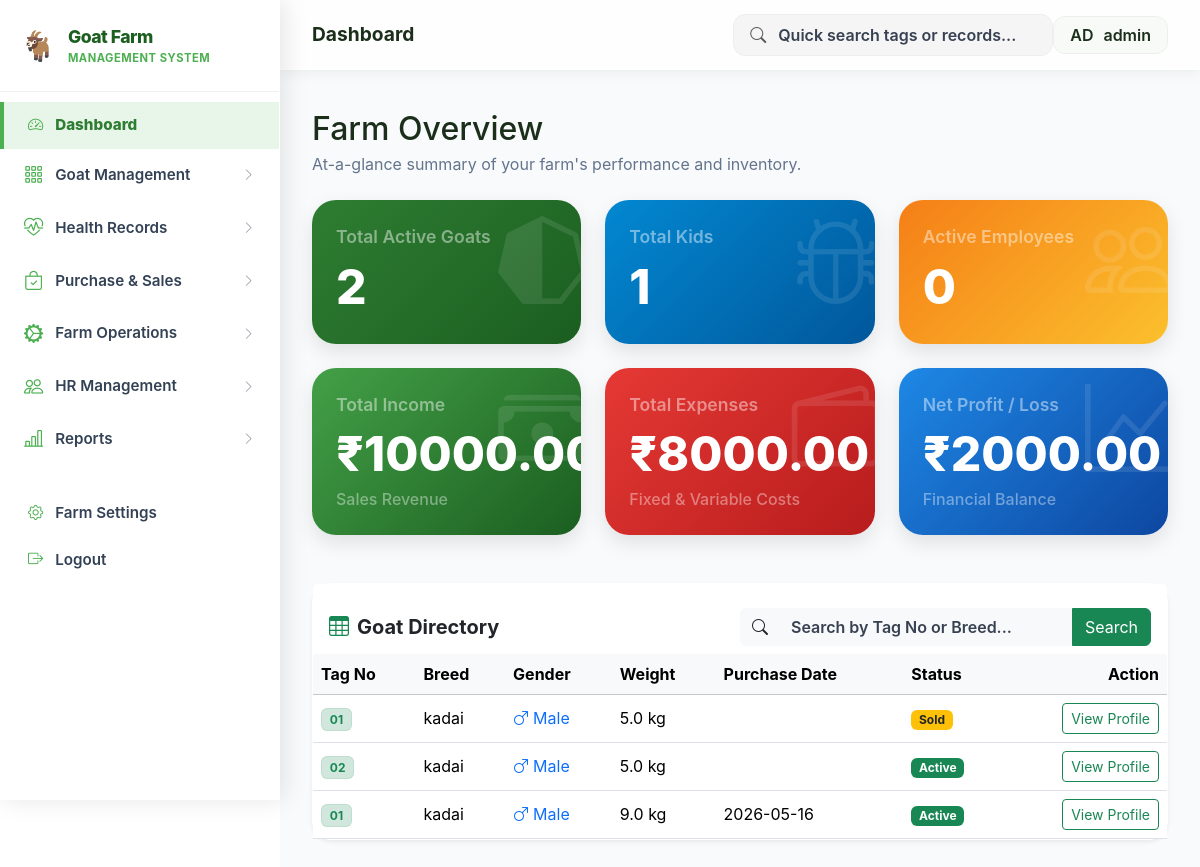
The app's page /dashboard (signed in) with its own data.
### tables this page shows
CREATE TABLE master_records (
                id INTEGER PRIMARY KEY AUTOINCREMENT,
                si_no TEXT, tag_no TEXT NOT NULL, breed TEXT, breed_percent TEXT,
                status TEXT, sold TEXT, expired TEXT, gender TEXT, purchase_date DATE,
                color TEXT, weight_kg REAL, purchase_amount REAL, insurance_date DATE,
                vaccination TEXT, vaccination_period TEXT, medicine TEXT, medicine_period TEXT,
                feed TEXT, feed_amount TEXT, mating_date DATE, mating_goat_no TEXT,
                goat_week_period TEXT, delivery_date DATE, new_goat_gender TEXT,
                new_goat_color TEXT, birth_weight REAL, selling_date DATE, selling_weight REAL,
                selling_price REAL, mortality_date DATE, mortality_weight REAL,
                mortality_reason TEXT, insurance_claim_amount REAL, insurance_inform_date DATE,
                insurance_claim_date DATE
            , kit_status TEXT DEFAULT 'No');

### Project_goatfarm.py (the view)
@app.route('/')
@app.route('/dashboard')
def dashboard():
    db = get_db()
    start_date = request.args.get('start_date', '')
    end_date = request.args.get('end_date', '')
    search_q = request.args.get('search', '')
    total_goats = db.execute("SELECT COUNT(*) FROM master_records WHERE status = 'Active'").fetchone()[0] or 0
    total_kids = db.execute("SELECT COUNT(*) FROM kid_records").fetchone()[0] or 0
    total_employees = db.execute("SELECT COUNT(*) FROM employees WHERE status = 'Active'").fetchone()[0] or 0
    income = db.execute("SELECT SUM(sold_price) FROM sales_records").fetchone()[0] or 0.0
    exp_goat = db.execute("SELECT SUM(price) FROM purchases").fetchone()[0] or 0.0
    exp_feed = db.execute("SELECT SUM(total_cost) FROM feed_inventory").fetchone()[0] or 0.0
    exp_med = db.execute("SELECT SUM(cost) FROM medicine_purchases").fetchone()[0] or 0.0
    exp_vac = db.execute("SELECT SUM(cost) FROM vaccine_purchases").fetchone()[0] or 0.0
    exp_salary = db.execute("SELECT SUM(net_salary) FROM salary_payments").fetchone()[0] or 0.0
    exp_maint = db.execute("SELECT SUM(service_cost) FROM equipment_services").fetchone()[0] or 0.0
    exp_gen = db.execute("SELECT SUM(amount) FROM expenses WHERE status='Approved'").fetchone()[0] or 0.0
    expense = exp_goat + exp_feed + exp_med + exp_vac + exp_salary + exp_maint + exp_gen
    profit = income - expense
    searched_goat = None
    if search_q:
        searched_goat = db.execute("SELECT * FROM master_records WHERE tag_no = ?", (search_q.strip(),)).fetchone()
        goats = db.execute("SELECT * FROM master_records WHERE tag_no LIKE ? OR breed LIKE ? ORDER BY id ASC",
                          (f"%{search_q}%", f"%{search_q}%")).fetchall()
    else:
        goats = db.execute("SELECT * FROM master_records ORDER BY id ASC LIMIT 10").fetchall()
    return render_template('dashboard.html',
        income=income, expense=expense, profit=profit,
        total_goats=total_goats, total_kids=total_kids, total_employees=total_employees,
        goats=goats, search_q=search_q, searched_goat=searched_goat)

### Project_goatfarm.py (called while the page is built)
def get_db():
    conn = sqlite3.connect(DB_FILE)
    conn.row_factory = sqlite3.Row
    return conn

@app.before_request
def require_login():
    allowed_routes = ['login', 'static', 'register', 'verify_otp', 'goats', 'goat_detail']
    if request.endpoint not in allowed_routes and 'user_id' not in session:
        return redirect(url_for('login'))

### templates/dashboard.html (shortened to what this page needs)
{% extends 'layout.html' %}
{% block page_title %}Dashboard{% endblock %}
{% block content %}
<div>
    <div class="page-header mb-4 pt-2">
        <h2 class="fw-800 text-dark mb-1">Farm Overview</h2>
        <p class="text-muted mb-0">At-a-glance summary of your farm's performance and inventory.</p>
    </div>
<div class="row g-4 mb-4">
    <div class="col-md-4">
        <div class="stat-card" style="background: linear-gradient(135deg, #2e7d32, #1b5e20);">
            <i class="bi bi-heptagon-half stat-icon text-white-50"></i>
            <div class="stat-label text-white-50">Total Active Goats</div>
            <div class="stat-value text-white">{{ total_goats }}</div>
        </div>
    </div>
    <div class="col-md-4">
        <div class="stat-card" style="background: linear-gradient(135deg, #0288d1, #01579b);">
            <i class="bi bi-bug stat-icon text-white-50"></i>
            <div class="stat-label text-white-50">Total Kids</div>
            <div class="stat-value text-white">{{ total_kids }}</div>
        </div>
    </div>
    <div class="col-md-4">
        <div class="stat-card" style="background: linear-gradient(135deg, #f57f17, #fbc02d);">
            <i class="bi bi-people stat-icon text-white-50"></i>
            <div class="stat-label text-white-50">Active Employees</div>
            <div class="stat-value text-white">{{ total_employees }}</div>
        </div>
    </div>
</div>
<div class="row g-4 mb-5">
    <div class="col-md-4">
        <div class="stat-card" style="background: linear-gradient(135deg, #43a047, #1b5e20);">
            <i class="bi bi-cash-stack stat-icon text-white-50"></i>
            <div class="stat-label text-white-50">Total Income</div>
            <div class="stat-value text-white">₹{{ "%.2f"|format(income) }}</div>
            <div class="stat-sub text-white-50">Sales Revenue</div>
        </div>
    </div>
    <div class="col-md-4">
        <div class="stat-card" style="background: linear-gradient(135deg, #e53935, #b71c1c);">
            <i class="bi bi-wallet2 stat-icon text-white-50"></i>
            <div class="stat-label text-white-50">Total Expenses</div>
            <div class="stat-value text-white">₹{{ "%.2f"|format(expense) }}</div>
            <div class="stat-sub text-white-50">Fixed & Variable Costs</div>
        </div>
    </div>
    <div class="col-md-4">
        <div class="stat-card" style="background: linear-gradient(135deg, {% if profit >= 0 %}#1e88e5, #0d47a1{% else %}#fb8c00, #e65100{% endif %});">
            <i class="bi bi-graph-{% if profit >= 0 %}up{% else %}down{% endif %} stat-icon text-white-50"></i>
            <div class="stat-label text-white-50">Net Profit / Loss</div>
            <div class="stat-value text-white">₹{{ "%.2f"|format(profit) }}</div>
            <div class="stat-sub text-white-50">Financial Balance</div>
        </div>
    </div>
</div>
<div class="row mb-4">
    <div class="col-12">
        <div class="card border-0 shadow-sm">
            <div class="card-header bg-white border-0 pt-4 pb-2 d-flex justify-content-between align-items-center">
                <h5 class="fw-bold mb-0 text-dark"><i class="bi bi-table me-2 text-success"></i>Goat Directory</h5>
                <form action="{{ url_for('dashboard') }}" method="GET" class="d-flex w-50">
                    <div class="input-group">
                        <span class="input-group-text bg-light border-0"><i class="bi bi-search"></i></span>
                        <input type="text" name="search" class="form-control border-0 bg-light" placeholder="Search by Tag No or Breed..." value="{{ search_q }}">
                        <button class="btn btn-success" type="submit">Search</button>
                    </div>
                </form>
            </div>
            <div class="card-body p-0">
                <div class="table-responsive">
                    <table class="table table-hover align-middle mb-0">
                        <thead class="table-light">
                            <tr>
                                <th>Tag No</th>
                                <th>Breed</th>
                                <th>Gender</th>
                                <th>Weight</th>
                                <th>Purchase Date</th>
                                <th>Status</th>
                                <th class="text-end">Action</th>
                            </tr>
                        </thead>
                        <tbody>
                            {% for g in goats %}
                            <tr>
                                <td><span class="badge bg-success-subtle text-success border border-success border-opacity-10">{{ g.tag_no }}</span></td>
                                <td>{{ g.breed or 'N/A' }}</td>
                                <td>
                                    {% if g.gender|lower in ['male', 'm'] %}
                                        <span class="text-primary"><i class="bi bi-gender-male me-1"></i>Male</span>
                                    {% else %}
                                        <span class="text-danger"><i class="bi bi-gender-female me-1"></i>Female</span>
                                    {% endif %}
                                </td>
                                <td>{{ g.weight_kg }} kg</td>
                                <td>{{ g.purchase_date }}</td>
                                <td>
                                    {% if g.status == 'Active' %}
                                        <span class="badge bg-success">Active</span>
                                    {% elif g.status == 'Sold' %}
                                        <span class="badge bg-warning text-dark">Sold</span>
                                    {% else %}
                                        <span class="badge bg-secondary">{{ g.status }}</span>
                                    {% endif %}
                                </td>
                                <td class="text-end">
                                    <a href="{{ url_for('goat_detail', tag_number=g.tag_no) }}" class="btn btn-sm btn-outline-success">View Profile</a>
                                </td>
                            </tr>
                            {% endfor %}
                        </tbody>
                    </table>
                </div>
            </div>
        </div>
    </div>
</div>
</div>
{% endblock %}

### static/css/style.css (style rules this page uses)
:root { --sidebar-width: 270px; --sidebar-bg: #ffffff; --sidebar-hover: #e0eee0; --sidebar-active: #2e7d32; --sidebar-text: #2d4a2d; --sidebar-heading: #5c7c5c; --topbar-height: 64px; --accent: #4caf50; --accent-light: #81c784; --accent-dark: #2e7d32; --body-bg: #ffffff; --card-bg: #ffffff; --card-shadow: 0 4px 15px rgba(0,0,0,0.05); --sidebar-shadow: 2px 0 10px rgba(0,0,0,0.03); --font-main: -apple-system, BlinkMacSystemFont, "SF Pro Text", "SF Pro Display", "Helvetica Neue", Arial, sans-serif; --transition: all 0.3s ease; }
* { margin: 0; padding: 0; box-sizing: border-box; font-family: var(--font-main); }
input, textarea, select { color: #000000 !important; font-weight: 700; }
input::placeholder, textarea::placeholder { color: #374151 !important; font-weight: 600; opacity: 1; }
body { background: var(--body-bg); color: #2c3e50; -webkit-font-smoothing: antialiased; }
.page-header h2, h2, .container h2, .container-fluid h2 { color: #1a2e1a !important; text-shadow: none; }
.page-header p, p.text-muted, .container p.text-muted, .container-fluid p.text-muted { color: #64748b !important; }
.card { background: rgba(255, 255, 255, 0.8) !important; backdrop-filter: blur(12px); -webkit-backdrop-filter: blur(12px); border: 1px solid rgba(255, 255, 255, 0.9) !important; border-radius: 24px; box-shadow: 0 10px 40px rgba(0, 0, 0, 0.04), 0 2px 4px rgba(0,0,0,0.02); transition: var(--transition); }
.card { background: var(--card-bg); border: 1px solid #f0f0f0; border-radius: 20px; box-shadow: var(--card-shadow); transition: var(--transition); }
.stat-card { padding: 24px; border-radius: 24px; color: #fff; position: relative; overflow: hidden; box-shadow: 0 8px 20px rgba(0,0,0,0.1); transition: transform 0.3s ease; }
.stat-card .stat-label { font-size: 1.1rem; font-weight: 600; margin-bottom: 10px; opacity: 0.9; }
.stat-card .stat-value { font-size: 3rem; font-weight: 800; line-height: 1.1; margin-bottom: 6px; }
.stat-card .stat-sub { font-size: 1rem; font-weight: 500; opacity: 0.8; }
.stat-card .stat-icon { position: absolute; right: -5px; top: -5px; font-size: 5.5rem; opacity: 0.2; }

### templates/layout.html (style rules this page uses)
:root { --sidebar-width: 280px; --topbar-height: 70px; --accent: #4caf50; --accent-dark: #2e7d32; --bg-light: #f8fafc; --sidebar-bg: #ffffff; --sidebar-text: #334155; --sidebar-hover: #f1f5f9; --transition: all 0.3s cubic-bezier(0.4, 0, 0.2, 1); }

### records on screen
master_records: tag_no "01", breed "kadai", gender "Male", weight_kg "5.0", status "Sold"
master_records: tag_no "02", breed "kadai", gender "Male", weight_kg "5.0", status "Active"
master_records: tag_no "01", breed "kadai", gender "Male", weight_kg "9.0", purchase_date "2026-05-16", status "Active"

### other values on screen
{{ session.username or 'Admin' }} "admin"
{{ total_goats }} "2"
{{ total_kids }} "1"
{{ total_employees }} "0"
{{ "%.2f"|format(expense) }} "8000.00"
{{ "%.2f"|format(profit) }} "2000.00"
